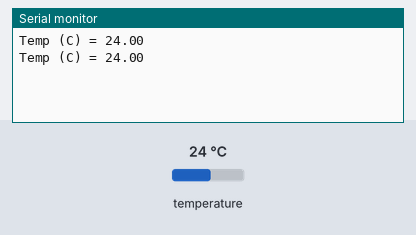
Bench run of a sketch on a simulated Arduino Uno, built with avr-gcc and run on an emulated ATmega328P. On the bench: the last lines printed to the serial monitor. The test bench sets the inputs (shaded band); at power-on: temperature 24 °C.

Above: at 3.3 s.
3.4 s: temperature set to 12 °C
At 5.4 s:
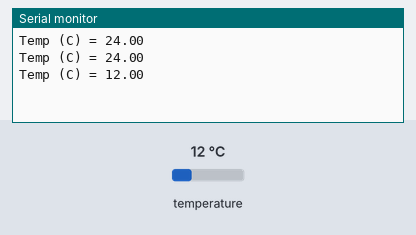
5.9 s: temperature set to 19 °C
At 6.7 s:
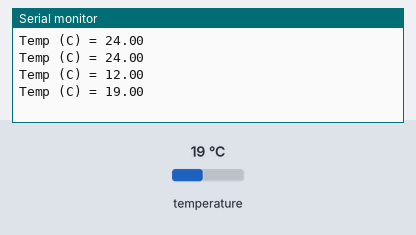
Timing chart, 0 to 8.9 s (numbered marks = the images above; inputs shaded):
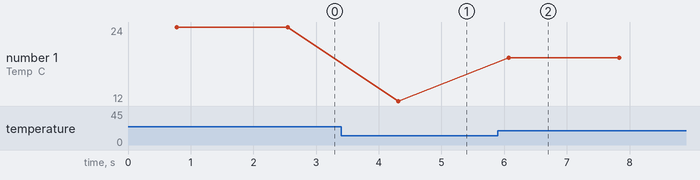

The sketch:

DallasTemperatureExample.ino
```cpp
//tells the program that it needs to have the following two libraries
#include <OneWire.h>
#include <DallasTemperature.h>

// places tempature sensor to be on pin twp
#define ONE_WIRE_BUS 2

//sets up communication with that pin via one wire library
OneWire oneWire1(ONE_WIRE_BUS);

//sets up connection between one wire and the Dalllas tempature sensor
DallasTemperature temperature(&oneWire1);

void setup() {
  //starts the arduino talking to the serial monitor
  Serial.begin(9600);

  //Initiates the tempature sensor
  temperature.begin();
}

void loop() {
  //gets the current tempature from the sensot
  temperature.requestTemperatures();

  //saves this value as a variable
  double temp = temperature.getTempCByIndex(0);

  //print the tempature it just revived to the serial monitor
  Serial.println("Temp (C) = " + String(temp));
  delay(1000);
}
```

Measured:
- after the input at 3.4 s, the serial monitor: prints a new line after 0.91 s (image 1)
- after the input at 5.9 s, the serial monitor: prints a new line after 0.17 s (image 2)
- plotted number 1: 24 → 12 after the input at 3.4 s, 12 → 19 after the input at 5.9 s
